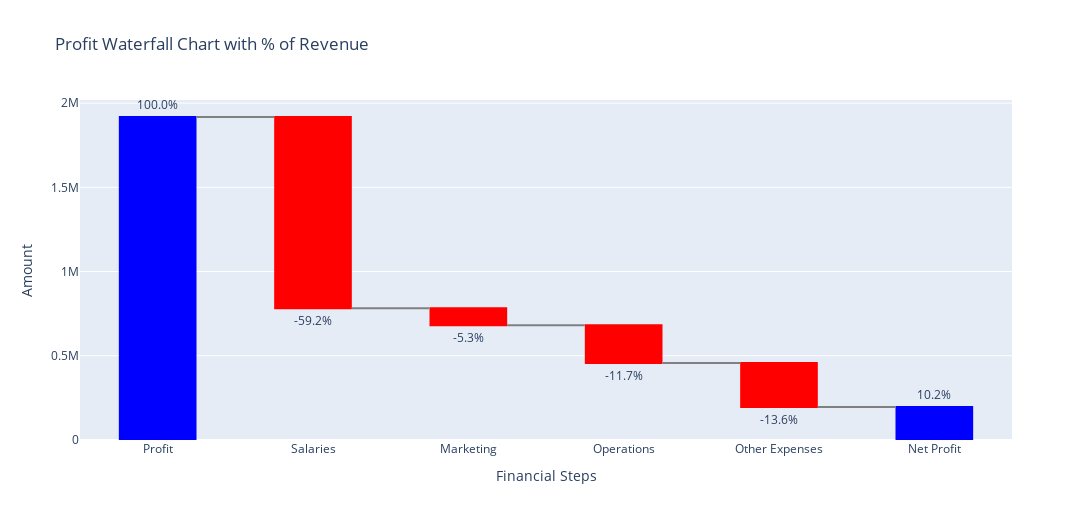

Here is the notebook cell this chart was saved with:
### Code cell
fig = go.Figure(go.Waterfall(
    name = "Financial Breakdown",
    orientation = "v",
    measure = waterfall2_df['type'],       # 'absolute', 'relative', 'total'
    x = waterfall2_df['label'],
    textposition = "outside",
    y = waterfall2_df['value'],
    text = waterfall2_df['percent_of_revenue'].round(1).astype(str) + '%',  # Show percentages as labels
    connector = {"line":{"color":"gray"}},
    increasing = {"marker":{"color":"green"}},
    decreasing = {"marker":{"color":"red"}},
    totals = {"marker":{"color":"blue"}}
))

fig.update_layout(
    title = "Profit Waterfall Chart with % of Revenue",
    waterfallgap = 0.5,
    yaxis_title = "Amount",
    xaxis_title = "Financial Steps",
    autosize=False,              # Set to False to manually control size
    width=1120,                  # Width in pixels (e.g., 1200px)
    height=520,                  # Height in pixels (e.g., 600px)
    showlegend=False
)

fig.show()
plt.savefig('/Users/mohamad/Desktop/Projects/Automation/Business Performance & Profit Leakage Diagnostic/outputs/charts/Profit_Waterfall_Chart_with_Percent_of_Revenue.jpg', bbox_inches = 'tight', dpi = 200)

### Figure 1 — Plotly figure (JSON) as saved in the notebook; plotly's stock layout.template omitted (floating-point values rounded to 4 significant figures)
{"data": [{"connector": {"line": {"color": "gray"}}, "decreasing": {"marker": {"color": "red"}}, "increasing": {"marker": {"color": "green"}}, "measure": ["absolute", "relative", "relative", "relative", "relative", "total"], "name": "Financial Breakdown", "orientation": "v", "text": ["100.0%", "-59.2%", "-5.3%", "-11.7%", "-13.6%", "10.2%"], "textposition": "outside", "totals": {"marker": {"color": "blue"}}, "type": "waterfall", "x": ["Profit", "Salaries", "Marketing", "Operations", "Other Expenses", "Net Profit"], "y": [1918000.0, -1135000.0, -100800.0, -224700.0, -261700.0, 195200.0]}], "layout": {"autosize": false, "height": 520, "showlegend": false, "title": {"text": "Profit Waterfall Chart with % of Revenue"}, "waterfallgap": 0.5, "width": 1120, "xaxis": {"title": {"text": "Financial Steps"}}, "yaxis": {"title": {"text": "Amount"}}}}
